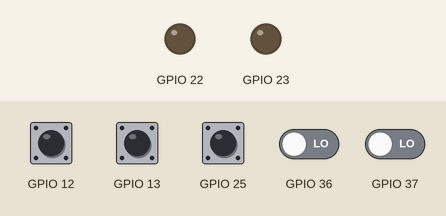
The program below on a simulated ESP32. Parts: output pins drawn as LEDs (lit = HIGH). The inputs (shaded band) are chosen by the test bench; at power-on: GPIO 12, GPIO 13, GPIO 25 HIGH, GPIO 36, GPIO 37 LOW. What the program prints to the serial monitor is not drawn.

Above: at 0.8 s.
0.9 s: GPIO 25 pulled LOW for 0.15 s
At 4.9 s:
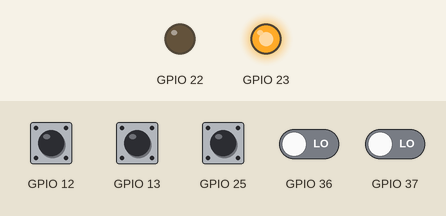
Timing chart, 0 to 7.6 s (numbered marks = the images above; inputs shaded):
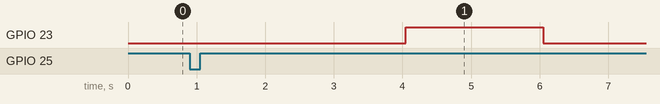

The program:

main.cpp
```cpp
#include "../lib/definitions/defs.h"
#include <Sensors.h>
#include <Ejection.h>
#include <NKJLoRa.h>
#include <Tasks.h>
#include <FlightStatus.h>
#include <Interrupts.h>

const BaseType_t pro_cpu = 0;
const BaseType_t app_cpu = 1;

TaskHandle_t SendGPSLoRaTaskHandle = NULL;
TaskHandle_t SendFlightStatusLoRaTaskHandle = NULL;
TaskHandle_t OnReceiveLoRaTaskHandle = NULL;

TimerHandle_t sendFlightStatusTimerHandle = NULL;
TimerHandle_t sendGPSTimerHandle = NULL;

// TODO: optimize so that LCM is very large so that they never collide
const int GPS_TIMER_PERIOD = 300;
const int FLIGHT_STATUS_TIMER_PERIOD = 200;

void setup()
{
  initHeltecLoRa();

  setEjectionPinModes();

  setInterruptPins();

  init_gps();

  // Create tasks on core 1
  xTaskCreatePinnedToCore(OnReceiveLoRaTask, "OnReceiveLoRaTask", 1500, NULL, 1, &OnReceiveLoRaTaskHandle, app_cpu);

  // Create tasks on core 0
  xTaskCreatePinnedToCore(sendGPSLoRaTask, "LoRaGPSTask", 2500, NULL, 1, &SendGPSLoRaTaskHandle, pro_cpu);
  xTaskCreatePinnedToCore(sendStatusLoRaTask, "SendFlightStatusTask", 2500, NULL, 1, &SendFlightStatusLoRaTaskHandle, pro_cpu);

  // create periodic timer to send flight status data to Ground Station
  sendFlightStatusTimerHandle = xTimerCreate("FlightStatusTimer", FLIGHT_STATUS_TIMER_PERIOD / portTICK_PERIOD_MS, pdFALSE, (void *)0, SendFlightStatusTimerCallback);

  // create periodic timer to send GPS data to Ground Station
  sendGPSTimerHandle = xTimerCreate("GPSTimer", GPS_TIMER_PERIOD / portTICK_PERIOD_MS, pdTRUE, (void *)1, SendGPSTimerCallback);

  // start sending Flight Status Data periodically
  xTimerStart(sendFlightStatusTimerHandle, portMAX_DELAY);

  vTaskDelete(NULL);
}

void loop()
{
  vTaskDelete(NULL);
}
```

Measured:
- after the input at 0.9 s, GPIO 23: LOW → HIGH after 3.2 s, → LOW 2.0 s later
